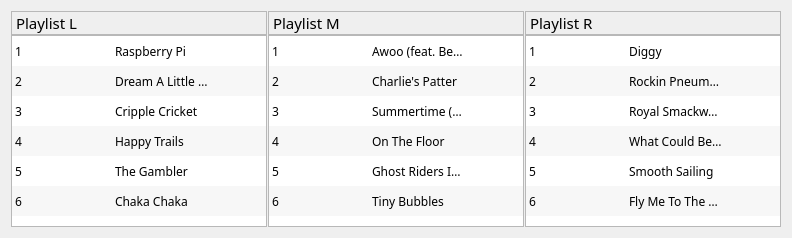
           <widget class="QWidget" name="horizontalLayoutWidget">
            <layout class="QHBoxLayout" name="horizontalLayout_17">
             <property name="spacing">
              <number>1</number>
             </property>
             <item>
              <layout class="QVBoxLayout" name="Playlist1">
               <property name="spacing">
                <number>0</number>
               </property>
               <item>
                <widget class="QLabel" name="playlist1Label">
                 <property name="sizePolicy">
                  <sizepolicy hsizetype="Preferred" vsizetype="Fixed">
                   <horstretch>0</horstretch>
                   <verstretch>0</verstretch>
                  </sizepolicy>
                 </property>
                 <property name="minimumSize">
                  <size>
                   <width>0</width>
                   <height>20</height>
                  </size>
                 </property>
                 <property name="maximumSize">
                  <size>
                   <width>16777215</width>
                   <height>32</height>
                  </size>
                 </property>
                 <property name="font">
                  <font>
                   <family>Avenir Next</family>
                   <pointsize>11</pointsize>
                   <stylestrategy>PreferAntialias</stylestrategy>
                  </font>
                 </property>
                 <property name="frameShape">
                  <enum>QFrame::Shape::StyledPanel</enum>
                 </property>
                 <property name="text">
                  <string>Playlist L</string>
                 </property>
                 <property name="textFormat">
                  <enum>Qt::TextFormat::RichText</enum>
                 </property>
                 <property name="alignment">
                  <set>Qt::AlignmentFlag::AlignLeading|Qt::AlignmentFlag::AlignLeft|Qt::AlignmentFlag::AlignVCenter</set>
                 </property>
                </widget>
               </item>
               <item>
                <widget class="MyTableWidget" name="playlist1Table">
                 <property name="font">
                  <font>
                   <family>Avenir Next</family>
                  </font>
                 </property>
                 <property name="frameShape">
                  <enum>QFrame::Shape::StyledPanel</enum>
                 </property>
                 <property name="horizontalScrollBarPolicy">
                  <enum>Qt::ScrollBarPolicy::ScrollBarAlwaysOff</enum>
                 </property>
                 <property name="editTriggers">
                  <set>QAbstractItemView::EditTrigger::NoEditTriggers</set>
                 </property>
                 <property name="alternatingRowColors">
                  <bool>true</bool>
                 </property>
                 <property name="selectionMode">
                  <enum>QAbstractItemView::SelectionMode::ExtendedSelection</enum>
                 </property>
                 <property name="selectionBehavior">
                  <enum>QAbstractItemView::SelectionBehavior::SelectRows</enum>
                 </property>
                 <property name="verticalScrollMode">
                  <enum>QAbstractItemView::ScrollMode::ScrollPerPixel</enum>
                 </property>
                 <property name="horizontalScrollMode">
                  <enum>QAbstractItemView::ScrollMode::ScrollPerItem</enum>
                 </property>
                 <property name="showGrid">
                  <bool>false</bool>
                 </property>
                 <property name="wordWrap">
                  <bool>false</bool>
                 </property>
                 <attribute name="horizontalHeaderVisible">
                  <bool>false</bool>
                 </attribute>
                 <attribute name="verticalHeaderVisible">
                  <bool>false</bool>
                 </attribute>
                 <row>
                  <property name="text">
                   <string>New Row</string>
                  </property>
                 </row>
                 <row>
                  <property name="text">
                   <string>New Row</string>
                  </property>
                 </row>
                 <row>
                  <property name="text">
                   <string>New Row</string>
                  </property>
                 </row>
                 <row>
                  <property name="text">
                   <string>New Row</string>
                  </property>
                 </row>
                 <row>
                  <property name="text">
                   <string>New Row</string>
                  </property>
                 </row>
                 <row>
                  <property name="text">
                   <string>New Row</string>
                  </property>
                 </row>
                 <column>
                  <property name="text">
                   <string>#</string>
                  </property>
                  <property name="font">
                   <font>
                    <family>Avenir Next</family>
                    <stylestrategy>PreferAntialias</stylestrategy>
                   </font>
                  </property>
                 </column>
                 <column>
                  <property name="text">
                   <string>Title</string>
                  </property>
                  <property name="font">
                   <font>
                    <family>Avenir Next</family>
                    <stylestrategy>PreferAntialias</stylestrategy>
                   </font>
                  </property>
                  <property name="textAlignment">
                   <set>AlignLeading|AlignVCenter</set>
                  </property>
                 </column>
                 <column>
                  <property name="text">
                   <string>Levels</string>
                  </property>
                  <property name="font">
                   <font>
                    <family>Avenir Next</family>
                    <stylestrategy>PreferAntialias</stylestrategy>
                   </font>
                  </property>
                 </column>
                 <column>
                  <property name="text">
                   <string>Pitch</string>
                  </property>
                  <property name="font">
                   <font>
                    <family>Avenir Next</family>
                    <stylestrategy>PreferAntialias</stylestrategy>
                   </font>
                  </property>
                 </column>
                 <column>
                  <property name="text">
                   <string>Tempo</string>
                  </property>
                  <property name="font">
                   <font>
                    <family>Avenir Next</family>
                    <stylestrategy>PreferAntialias</stylestrategy>
                   </font>
                  </property>
                 </column>
                 <column>
                  <property name="text">
                   <string>fullpath</string>
                  </property>
                  <property name="font">
                   <font>
                    <family>Avenir Next</family>
                   </font>
                  </property>
                  <property name="textAlignment">
                   <set>AlignLeading|AlignVCenter</set>
                  </property>
                 </column>
                 <column>
                  <property name="text">
                   <string>loaded</string>
                  </property>
                 </column>
                 <item row="0" column="0">
                  <property name="text">
                   <string>1</string>
                  </property>
                 </item>
                 <item row="0" column="1">
                  <property name="text">
                   <string>Raspberry Pi</string>
                  </property>
                 </item>
                 <item row="1" column="0">
                  <property name="text">
                   <string>2</string>
                  </property>
                 </item>
                 <item row="1" column="1">
                  <property name="text">
                   <string>Dream A Little Dream Of Me (BGV)</string>
                  </property>
                 </item>
                 <item row="2" column="0">
                  <property name="text">
                   <string>3</string>
                  </property>
                 </item>
                 <item row="2" column="1">
                  <property name="text">
                   <string>Cripple Cricket</string>
                  </property>
                 </item>
                 <item row="3" column="0">
                  <property name="text">
                   <string>4</string>
                  </property>
                 </item>
                 <item row="3" column="1">
                  <property name="text">
                   <string>Happy Trails</string>
                  </property>
                 </item>
                 <item row="4" column="0">
                  <property name="text">
                   <string>5</string>
                  </property>
                 </item>
                 <item row="4" column="1">
                  <property name="text">
                   <string>The Gambler</string>
                  </property>
                 </item>
                 <item row="5" column="0">
                  <property name="text">
                   <string>6</string>
                  </property>
                 </item>
                 <item row="5" column="1">
                  <property name="text">
                   <string>Chaka Chaka</string>
                  </property>
                 </item>
                </widget>
               </item>
              </layout>
             </item>
             <item>
              <layout class="QVBoxLayout" name="Playlist2">
               <property name="spacing">
                <number>0</number>
               </property>
               <item>
                <widget class="QLabel" name="playlist2Label">
                 <property name="sizePolicy">
                  <sizepolicy hsizetype="Preferred" vsizetype="Fixed">
                   <horstretch>0</horstretch>
                   <verstretch>0</verstretch>
                  </sizepolicy>
                 </property>
                 <property name="minimumSize">
                  <size>
                   <width>0</width>
                   <height>20</height>
                  </size>
                 </property>
                 <property name="maximumSize">
                  <size>
                   <width>16777215</width>
                   <height>32</height>
                  </size>
                 </property>
                 <property name="font">
                  <font>
                   <family>Avenir Next</family>
                   <pointsize>11</pointsize>
                   <stylestrategy>PreferAntialias</stylestrategy>
                  </font>
                 </property>
                 <property name="frameShape">
                  <enum>QFrame::Shape::StyledPanel</enum>
                 </property>
                 <property name="text">
                  <string>Playlist M</string>
                 </property>
                 <property name="textFormat">
                  <enum>Qt::TextFormat::RichText</enum>
                 </property>
                 <property name="alignment">
                  <set>Qt::AlignmentFlag::AlignLeading|Qt::AlignmentFlag::AlignLeft|Qt::AlignmentFlag::AlignVCenter</set>
                 </property>
                </widget>
               </item>
               <item>
                <widget class="MyTableWidget" name="playlist2Table">
                 <property name="font">
                  <font>
                   <family>Avenir Next</family>
                  </font>
                 </property>
                 <property name="horizontalScrollBarPolicy">
                  <enum>Qt::ScrollBarPolicy::ScrollBarAlwaysOff</enum>
                 </property>
                 <property name="editTriggers">
                  <set>QAbstractItemView::EditTrigger::NoEditTriggers</set>
                 </property>
                 <property name="alternatingRowColors">
                  <bool>true</bool>
                 </property>
                 <property name="selectionMode">
                  <enum>QAbstractItemView::SelectionMode::ExtendedSelection</enum>
                 </property>
                 <property name="selectionBehavior">
                  <enum>QAbstractItemView::SelectionBehavior::SelectRows</enum>
                 </property>
                 <property name="verticalScrollMode">
                  <enum>QAbstractItemView::ScrollMode::ScrollPerPixel</enum>
                 </property>
                 <property name="horizontalScrollMode">
                  <enum>QAbstractItemView::ScrollMode::ScrollPerItem</enum>
                 </property>
                 <property name="showGrid">
                  <bool>false</bool>
                 </property>
                 <property name="wordWrap">
                  <bool>false</bool>
                 </property>
                 <attribute name="horizontalHeaderVisible">
                  <bool>false</bool>
                 </attribute>
                 <attribute name="verticalHeaderVisible">
                  <bool>false</bool>
                 </attribute>
                 <row>
                  <property name="text">
                   <string>New Row</string>
                  </property>
                 </row>
                 <row>
                  <property name="text">
                   <string>New Row</string>
                  </property>
                 </row>
                 <row>
                  <property name="text">
                   <string>New Row</string>
                  </property>
                 </row>
                 <row>
                  <property name="text">
                   <string>New Row</string>
                  </property>
                 </row>
                 <row>
                  <property name="text">
                   <string>New Row</string>
                  </property>
                 </row>
                 <row>
                  <property name="text">
                   <string>New Row</string>
                  </property>
                 </row>
                 <column>
                  <property name="text">
                   <string>#</string>
                  </property>
                 </column>
                 <column>
                  <property name="text">
                   <string>Title</string>
                  </property>
                  <property name="textAlignment">
                   <set>AlignLeading|AlignVCenter</set>
                  </property>
                 </column>
                 <column>
                  <property name="text">
                   <string>Levels</string>
                  </property>
                  <property name="font">
                   <font>
                    <family>Avenir Next</family>
                    <stylestrategy>PreferAntialias</stylestrategy>
                   </font>
                  </property>
                 </column>
                 <column>
                  <property name="text">
                   <string>Pitch</string>
                  </property>
                 </column>
                 <column>
                  <property name="text">
                   <string>Tempo</string>
                  </property>
                 </column>
                 <column>
                  <property name="text">
                   <string>fullpath</string>
                  </property>
                  <property name="textAlignment">
                   <set>AlignLeading|AlignVCenter</set>
                  </property>
                 </column>
                 <column>
                  <property name="text">
                   <string>loaded</string>
                  </property>
                 </column>
                 <item row="0" column="0">
                  <property name="text">
                   <string>1</string>
                  </property>
                 </item>
                 <item row="0" column="1">
                  <property name="text">
                   <string>Awoo (feat. Betta Lemme) Official Audio</string>
                  </property>
                 </item>
                 <item row="1" column="0">
                  <property name="text">
                   <string>2</string>
                  </property>
                 </item>
                 <item row="1" column="1">
                  <property name="text">
                   <string>Charlie's Patter</string>
                  </property>
                 </item>
                 <item row="2" column="0">
                  <property name="text">
                   <string>3</string>
                  </property>
                 </item>
                 <item row="2" column="1">
                  <property name="text">
                   <string>Summertime (2014 music mix)</string>
                  </property>
                 </item>
                 <item row="3" column="0">
                  <property name="text">
                   <string>4</string>
                  </property>
                 </item>
                 <item row="3" column="1">
                  <property name="text">
                   <string>On The Floor</string>
                  </property>
                 </item>
                 <item row="4" column="0">
                  <property name="text">
                   <string>5</string>
                  </property>
                 </item>
                 <item row="4" column="1">
                  <property name="text">
                   <string>Ghost Riders In The Sky</string>
                  </property>
                 </item>
                 <item row="5" column="0">
                  <property name="text">
                   <string>6</string>
                  </property>
                 </item>
                 <item row="5" column="1">
                  <property name="text">
                   <string>Tiny Bubbles</string>
                  </property>
                 </item>
                </widget>
               </item>
              </layout>
             </item>
             <item>
              <layout class="QVBoxLayout" name="Playlist3">
               <property name="spacing">
                <number>0</number>
               </property>
               <item>
                <widget class="QLabel" name="playlist3Label">
                 <property name="sizePolicy">
                  <sizepolicy hsizetype="Preferred" vsizetype="Fixed">
                   <horstretch>0</horstretch>
                   <verstretch>0</verstretch>
                  </sizepolicy>
                 </property>
                 <property name="minimumSize">
                  <size>
                   <width>0</width>
                   <height>20</height>
                  </size>
                 </property>
                 <property name="maximumSize">
                  <size>
                   <width>16777215</width>
                   <height>32</height>
                  </size>
                 </property>
                 <property name="font">
                  <font>
                   <family>Avenir Next</family>
                   <pointsize>11</pointsize>
                   <stylestrategy>PreferAntialias</stylestrategy>
                  </font>
                 </property>
                 <property name="frameShape">
                  <enum>QFrame::Shape::StyledPanel</enum>
                 </property>
                 <property name="text">
                  <string>Playlist R</string>
                 </property>
                 <property name="textFormat">
                  <enum>Qt::TextFormat::RichText</enum>
                 </property>
                 <property name="alignment">
                  <set>Qt::AlignmentFlag::AlignLeading|Qt::AlignmentFlag::AlignLeft|Qt::AlignmentFlag::AlignVCenter</set>
                 </property>
                </widget>
               </item>
               <item>
                <widget class="MyTableWidget" name="playlist3Table">
                 <property name="font">
                  <font>
                   <family>Avenir Next</family>
                  </font>
                 </property>
                 <property name="horizontalScrollBarPolicy">
                  <enum>Qt::ScrollBarPolicy::ScrollBarAlwaysOff</enum>
                 </property>
                 <property name="editTriggers">
                  <set>QAbstractItemView::EditTrigger::NoEditTriggers</set>
                 </property>
                 <property name="alternatingRowColors">
                  <bool>true</bool>
                 </property>
                 <property name="selectionMode">
                  <enum>QAbstractItemView::SelectionMode::ExtendedSelection</enum>
                 </property>
                 <property name="selectionBehavior">
                  <enum>QAbstractItemView::SelectionBehavior::SelectRows</enum>
                 </property>
                 <property name="verticalScrollMode">
                  <enum>QAbstractItemView::ScrollMode::ScrollPerPixel</enum>
                 </property>
                 <property name="horizontalScrollMode">
                  <enum>QAbstractItemView::ScrollMode::ScrollPerItem</enum>
                 </property>
                 <property name="showGrid">
                  <bool>false</bool>
                 </property>
                 <property name="wordWrap">
                  <bool>false</bool>
                 </property>
                 <property name="cornerButtonEnabled">
                  <bool>true</bool>
                 </property>
                 <attribute name="horizontalHeaderVisible">
                  <bool>false</bool>
                 </attribute>
                 <attribute name="verticalHeaderVisible">
                  <bool>false</bool>
                 </attribute>
                 <row>
                  <property name="text">
                   <string>New Row</string>
                  </property>
                 </row>
                 <row>
                  <property name="text">
                   <string>New Row</string>
                  </property>
                 </row>
                 <row>
                  <property name="text">
                   <string>New Row</string>
                  </property>
                 </row>
                 <row>
                  <property name="text">
                   <string>New Row</string>
                  </property>
                 </row>
                 <row>
                  <property name="text">
                   <string>New Row</string>
                  </property>
                 </row>
                 <row>
                  <property name="text">
                   <string>New Row</string>
                  </property>
                 </row>
                 <column>
                  <property name="text">
                   <string>#</string>
                  </property>
                 </column>
                 <column>
                  <property name="text">
                   <string>TItle</string>
                  </property>
                  <property name="textAlignment">
                   <set>AlignLeading|AlignVCenter</set>
                  </property>
                 </column>
                 <column>
                  <property name="text">
                   <string>Levels</string>
                  </property>
                  <property name="font">
                   <font>
                    <family>Avenir Next</family>
                    <stylestrategy>PreferAntialias</stylestrategy>
                   </font>
                  </property>
                 </column>
                 <column>
                  <property name="text">
                   <string>Pitch</string>
                  </property>
                 </column>
                 <column>
                  <property name="text">
                   <string>Tempo</string>
                  </property>
                 </column>
                 <column>
                  <property name="text">
                   <string>fullpath</string>
                  </property>
                  <property name="textAlignment">
                   <set>AlignLeading|AlignVCenter</set>
                  </property>
                 </column>
                 <column>
                  <property name="text">
                   <string>loaded</string>
                  </property>
                 </column>
                 <item row="0" column="0">
                  <property name="text">
                   <string>1</string>
                  </property>
                 </item>
                 <item row="0" column="1">
                  <property name="text">
                   <string>Diggy</string>
                  </property>
                 </item>
                 <item row="1" column="0">
                  <property name="text">
                   <string>2</string>
                  </property>
                 </item>
                 <item row="1" column="1">
                  <property name="text">
                   <string>Rockin Pneumonia</string>
                  </property>
                 </item>
                 <item row="2" column="0">
                  <property name="text">
                   <string>3</string>
                  </property>
                 </item>
                 <item row="2" column="1">
                  <property name="text">
                   <string>Royal Smackwater Jack</string>
                  </property>
                 </item>
                 <item row="3" column="0">
                  <property name="text">
                   <string>4</string>
                  </property>
                 </item>
                 <item row="3" column="1">
                  <property name="text">
                   <string>What Could Be Better Than This?</string>
                  </property>
                 </item>
                 <item row="4" column="0">
                  <property name="text">
                   <string>5</string>
                  </property>
                 </item>
                 <item row="4" column="1">
                  <property name="text">
                   <string>Smooth Sailing</string>
                  </property>
                 </item>
                 <item row="5" column="0">
                  <property name="text">
                   <string>6</string>
                  </property>
                 </item>
                 <item row="5" column="1">
                  <property name="text">
                   <string>Fly Me To The Moon</string>
                  </property>
                 </item>
                </widget>
               </item>
              </layout>
             </item>
            </layout>
           </widget>
